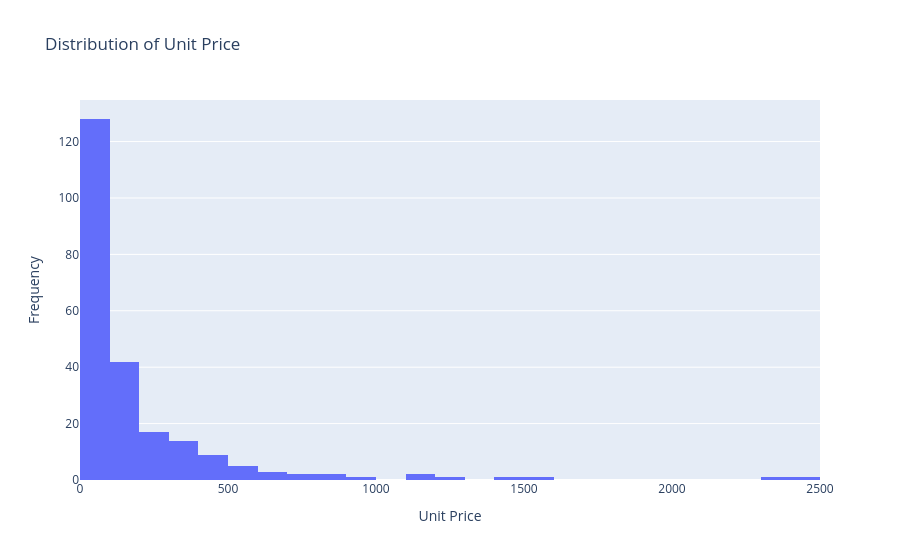

The notebook cell this image was saved under:
### Code cell
# Visualization: Distribution of Unit Price
fig_price = px.histogram(
    df,
    x='Unit Price',
    nbins=30,
    title='Distribution of Unit Price'
)

fig_price.update_traces(
    hovertemplate='Unit Price: %{x:.2f}<br>Count: %{y}<extra></extra>'
)

fig_price.update_layout(
    xaxis_title='Unit Price',
    yaxis_title='Frequency'
)

fig_price.show()

### Figure 1 — Plotly figure (JSON) as saved in the notebook; plotly's stock layout.template omitted (floating-point values rounded to 4 significant figures; data arrays with more than 128 entries replaced by an {"elided": "..."} marker saying what was removed)
{"data": [{"alignmentgroup": "True", "bingroup": "x", "hovertemplate": "Unit Price: %{x:.2f}<br>Count: %{y}<extra></extra>", "legendgroup": "", "marker": {"color": "#636efa", "pattern": {"shape": ""}}, "name": "", "nbinsx": 30, "offsetgroup": "", "orientation": "v", "showlegend": false, "type": "histogram", "x": {"elided": "230 float values"}, "xaxis": "x", "yaxis": "y"}], "layout": {"barmode": "relative", "legend": {"tracegroupgap": 0}, "title": {"text": "Distribution of Unit Price"}, "xaxis": {"anchor": "y", "domain": [0, 1], "title": {"text": "Unit Price"}}, "yaxis": {"anchor": "x", "domain": [0, 1], "title": {"text": "Frequency"}}}}
